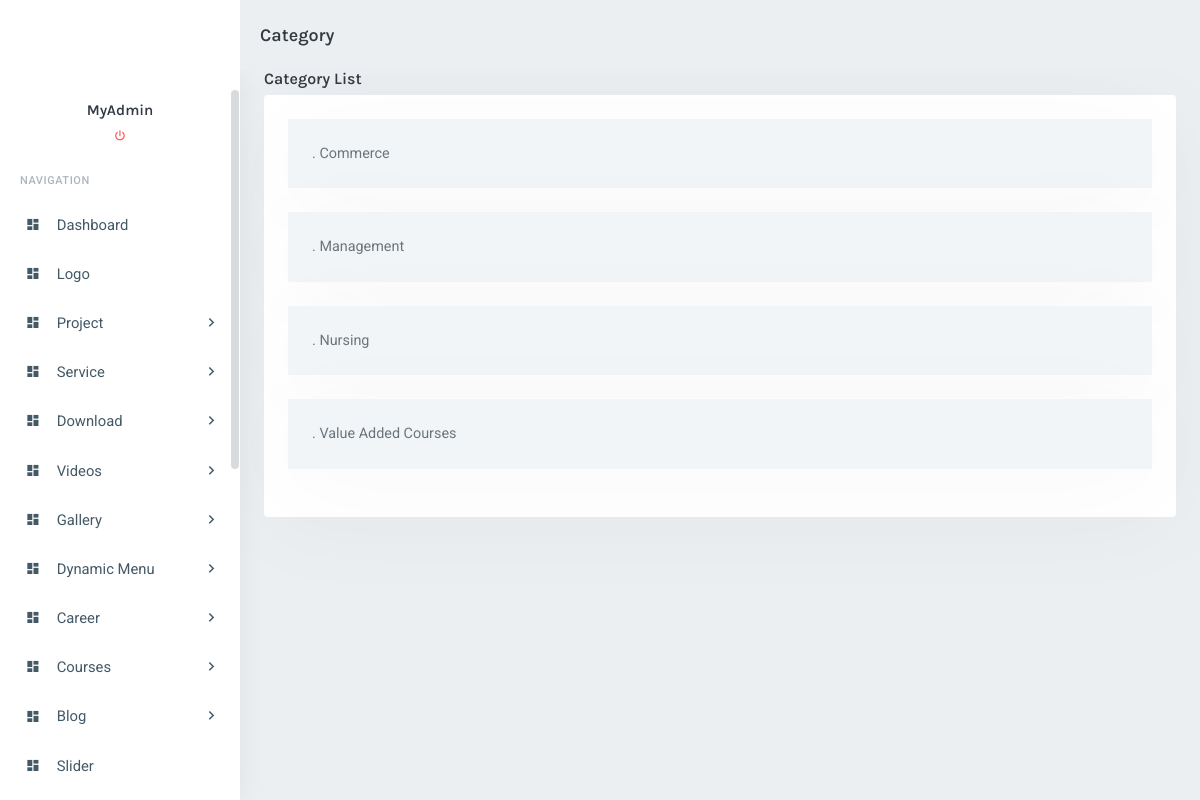
The page /boss/sorting_category.php (signed in) on the database its author committed.
### tables this page shows
CREATE TABLE `tbl_category` (
  `cat_id` int(100) NOT NULL,
  `cat_parent_id` int(100) NOT NULL,
  `cat_name` varchar(100) NOT NULL,
  `cat_description` longtext,
  `cat_image` longtext NOT NULL,
  `multi_images` longtext,
  `meta_tag_title` varchar(500) NOT NULL,
  `meta_tag_description` varchar(2000) NOT NULL,
  `meta_tag_keywords` varchar(1000) NOT NULL,
  `recordListingID` int(11) DEFAULT NULL,
  `slug` varchar(100) DEFAULT NULL,
  `brand` varchar(5) DEFAULT NULL
);

### connect.php (called while the page is built, shortened)
<?php
class connect {
	public $_connection;
private $_host = "localhost";
	private $_username = "root";
	private $_password = "";
	public $_database = "metas_db";
	public function connectdb() {
		$this->_connection = new mysqli($this->_host, $this->_username,
			$this->_password, $this->_database);
	}
	public function selectdb($qry)
	{
		$rs=mysqli_query($this->_connection, $qry);
		return $rs;
	}
}
?>

### boss/sorting_category.php (the view, shortened to what this page needs)
<?php
include_once("../connect.php");
$cn=new connect();
$cn->connectdb();
?>
<!DOCTYPE html>
<html lang="en">
<head>
        <link rel="stylesheet" href="assets/libs/morris-js/morris.css" />
        <link href="assets/css/bootstrap.min.css" rel="stylesheet" type="text/css" />
        <link href="assets/css/icons.min.css" rel="stylesheet" type="text/css" />
        <link href="assets/css/app.min.css?v=<?echo time();?>" rel="stylesheet" type="text/css" />
</head>
<body>
    <div id="wrapper">
        <div class="navbar-custom">
                <div class="logo-box">
                    <a href="index.php" class="logo text-center">
                        <span class="logo-lg">
                        </span>
                    </a>
                </div>
            <ul class="list-unstyled topnav-menu topnav-menu-left m-0">
                <li>
                    <h4 class="page-title-main">Category</h4>
                </li>
            </ul>
        </div>
        <?include_once("menu.php");?>
        <div class="content-page">
            <div class="content">
                <div class="container-fluid">
                    <div class="row">
                        <div class="col-12">
                            <h4 class="mt-0 header-title">Category List</h4>
                            <div class="card-box">
                            <div class="sortable">
                                <?php
								$query  = "SELECT * FROM tbl_category ORDER BY recordListingID ASC";
								$result = $cn->selectdb($query);
								while($row = mysqli_fetch_assoc($result))
								{
								?>
                                <div id="recordsArray_<?php echo $row['cat_id']; ?>" class="card card-draggable">
                                    <div class="card-body bg-light">
                                        <p class="card-text"><?php echo $row['recordListingID'] . ". " . $row['cat_name']; ?></p>
                                    </div>
                                </div>
								<?php } ?>
                            </div>
                            </div>
                        </div>
                    </div>
                </div>
            </div>
        </div>
    </div>
</body>
</html>

### rows shown on the page
tbl_category: cat_name "Commerce"
tbl_category: cat_name "Management"
tbl_category: cat_name "Nursing"
tbl_category: cat_name "Value Added Courses"

### other values the page prints
$_SESSION['user'] "MyAdmin"
